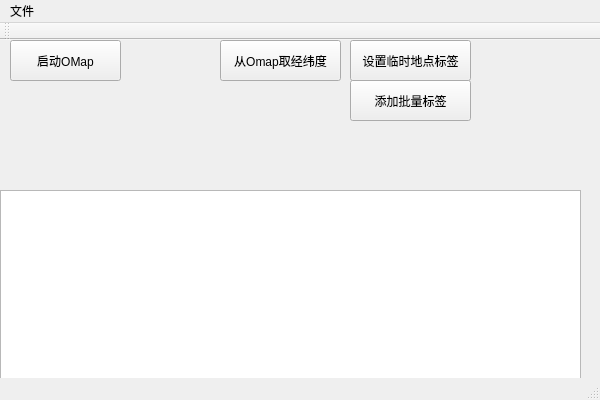
<?xml version="1.0" encoding="UTF-8"?>
<ui version="4.0">
 <class>QMainWindowClass</class>
 <widget class="QMainWindow" name="QMainWindowClass">
  <property name="geometry">
   <rect>
    <x>0</x>
    <y>0</y>
    <width>600</width>
    <height>400</height>
   </rect>
  </property>
  <property name="windowTitle">
   <string>OMapApiTest</string>
  </property>
  <widget class="QWidget" name="centralWidget">
   <widget class="QPushButton" name="pushButton1">
    <property name="geometry">
     <rect>
      <x>10</x>
      <y>0</y>
      <width>111</width>
      <height>41</height>
     </rect>
    </property>
    <property name="text">
     <string>启动OMap</string>
    </property>
    <property name="checkable">
     <bool>false</bool>
    </property>
    <property name="autoDefault">
     <bool>false</bool>
    </property>
   </widget>
   <widget class="QPushButton" name="pushButton2">
    <property name="geometry">
     <rect>
      <x>350</x>
      <y>0</y>
      <width>121</width>
      <height>41</height>
     </rect>
    </property>
    <property name="text">
     <string>设置临时地点标签</string>
    </property>
   </widget>
   <widget class="QPushButton" name="pushButton3">
    <property name="geometry">
     <rect>
      <x>220</x>
      <y>0</y>
      <width>121</width>
      <height>41</height>
     </rect>
    </property>
    <property name="text">
     <string>从Omap取经纬度</string>
    </property>
   </widget>
   <widget class="QTextBrowser" name="textBrowser">
    <property name="geometry">
     <rect>
      <x>0</x>
      <y>150</y>
      <width>581</width>
      <height>192</height>
     </rect>
    </property>
   </widget>
   <widget class="QPushButton" name="pushButton5">
    <property name="geometry">
     <rect>
      <x>350</x>
      <y>40</y>
      <width>121</width>
      <height>41</height>
     </rect>
    </property>
    <property name="text">
     <string>添加批量标签</string>
    </property>
   </widget>
  </widget>
  <widget class="QMenuBar" name="menuBar">
   <property name="geometry">
    <rect>
     <x>0</x>
     <y>0</y>
     <width>600</width>
     <height>23</height>
    </rect>
   </property>
   <widget class="QMenu" name="menuFIle">
    <property name="title">
     <string>文件</string>
    </property>
    <addaction name="actionOpen"/>
    <addaction name="actionSave"/>
   </widget>
   <addaction name="menuFIle"/>
  </widget>
  <widget class="QToolBar" name="mainToolBar">
   <attribute name="toolBarArea">
    <enum>TopToolBarArea</enum>
   </attribute>
   <attribute name="toolBarBreak">
    <bool>false</bool>
   </attribute>
  </widget>
  <widget class="QStatusBar" name="statusBar"/>
  <action name="actionOpen">
   <property name="text">
    <string>Open</string>
   </property>
  </action>
  <action name="actionSave">
   <property name="text">
    <string>Save</string>
   </property>
  </action>
 </widget>
 <layoutdefault spacing="6" margin="11"/>
 <tabstops>
  <tabstop>pushButton1</tabstop>
  <tabstop>pushButton3</tabstop>
  <tabstop>textBrowser</tabstop>
  <tabstop>pushButton2</tabstop>
 </tabstops>
 <resources>
  <include location="qmainwindow.qrc"/>
 </resources>
 <connections>
  <connection>
   <sender>pushButton1</sender>
   <signal>clicked()</signal>
   <receiver>QMainWindowClass</receiver>
   <slot>on_pushButton_clicked()</slot>
   <hints>
    <hint type="sourcelabel">
     <x>90</x>
     <y>75</y>
    </hint>
    <hint type="destinationlabel">
     <x>298</x>
     <y>198</y>
    </hint>
   </hints>
  </connection>
  <connection>
   <sender>pushButton2</sender>
   <signal>clicked()</signal>
   <receiver>QMainWindowClass</receiver>
   <slot>on_SetTmpSign_clicked()</slot>
   <hints>
    <hint type="sourcelabel">
     <x>450</x>
     <y>75</y>
    </hint>
    <hint type="destinationlabel">
     <x>299</x>
     <y>199</y>
    </hint>
   </hints>
  </connection>
  <connection>
   <sender>pushButton3</sender>
   <signal>clicked()</signal>
   <receiver>QMainWindowClass</receiver>
   <slot>on_GetLatLig_clicked()</slot>
   <hints>
    <hint type="sourcelabel">
     <x>320</x>
     <y>75</y>
    </hint>
    <hint type="destinationlabel">
     <x>299</x>
     <y>199</y>
    </hint>
   </hints>
  </connection>
  <connection>
   <sender>actionOpen</sender>
   <signal>triggered(bool)</signal>
   <receiver>QMainWindowClass</receiver>
   <slot>on_ReadFile_clicked()</slot>
   <hints>
    <hint type="sourcelabel">
     <x>-1</x>
     <y>-1</y>
    </hint>
    <hint type="destinationlabel">
     <x>299</x>
     <y>199</y>
    </hint>
   </hints>
  </connection>
  <connection>
   <sender>pushButton5</sender>
   <signal>clicked()</signal>
   <receiver>QMainWindowClass</receiver>
   <slot>on_patchDataPush_clicked()</slot>
   <hints>
    <hint type="sourcelabel">
     <x>410</x>
     <y>95</y>
    </hint>
    <hint type="destinationlabel">
     <x>299</x>
     <y>199</y>
    </hint>
   </hints>
  </connection>
 </connections>
 <slots>
  <slot>on_pushButton_clicked()</slot>
  <slot>on_GetLatLig_clicked()</slot>
  <slot>on_SetTmpSign_clicked()</slot>
  <slot>on_ReadFile_clicked()</slot>
  <slot>on_patchDataPush_clicked()</slot>
 </slots>
</ui>
